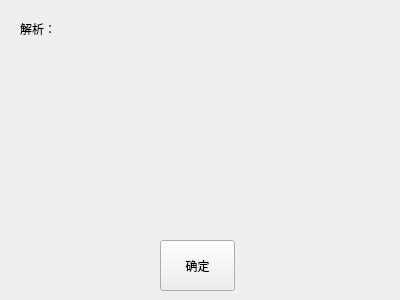
<?xml version="1.0" encoding="UTF-8"?>
<ui version="4.0">
 <class>Analysis</class>
 <widget class="QWidget" name="Analysis">
  <property name="geometry">
   <rect>
    <x>0</x>
    <y>0</y>
    <width>400</width>
    <height>300</height>
   </rect>
  </property>
  <property name="windowTitle">
   <string>解析</string>
  </property>
  <widget class="QLabel" name="Analysis_2">
   <property name="geometry">
    <rect>
     <x>20</x>
     <y>20</y>
     <width>361</width>
     <height>191</height>
    </rect>
   </property>
   <property name="text">
    <string>解析：</string>
   </property>
   <property name="textFormat">
    <enum>Qt::AutoText</enum>
   </property>
   <property name="alignment">
    <set>Qt::AlignLeading|Qt::AlignLeft|Qt::AlignTop</set>
   </property>
  </widget>
  <widget class="QPushButton" name="pushButton">
   <property name="geometry">
    <rect>
     <x>160</x>
     <y>240</y>
     <width>75</width>
     <height>51</height>
    </rect>
   </property>
   <property name="text">
    <string>确定</string>
   </property>
  </widget>
 </widget>
 <resources/>
 <connections/>
</ui>
